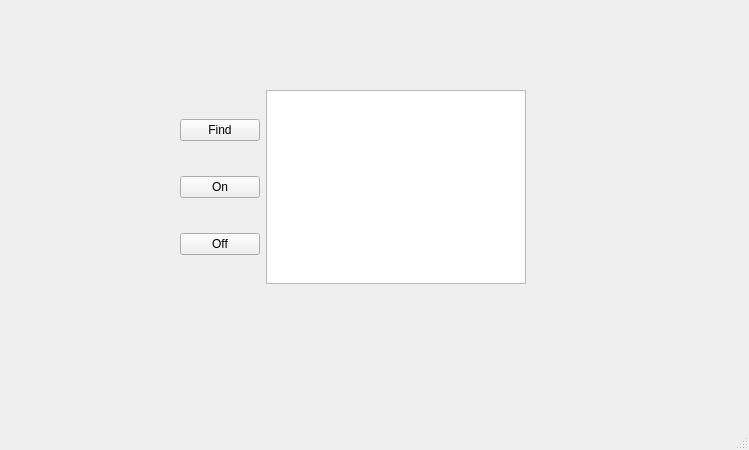
<?xml version="1.0" encoding="UTF-8"?>
<ui version="4.0">
 <class>MainWindow</class>
 <widget class="QMainWindow" name="MainWindow">
  <property name="geometry">
   <rect>
    <x>0</x>
    <y>0</y>
    <width>749</width>
    <height>450</height>
   </rect>
  </property>
  <property name="windowTitle">
   <string>MainWindow</string>
  </property>
  <widget class="QWidget" name="centralwidget">
   <widget class="QWidget" name="">
    <property name="geometry">
     <rect>
      <x>180</x>
      <y>90</y>
      <width>346</width>
      <height>194</height>
     </rect>
    </property>
    <layout class="QHBoxLayout" name="horizontalLayout">
     <item>
      <layout class="QVBoxLayout" name="verticalLayout">
       <item>
        <widget class="QPushButton" name="btn_find">
         <property name="text">
          <string>Find</string>
         </property>
        </widget>
       </item>
       <item>
        <widget class="QPushButton" name="btn_on">
         <property name="text">
          <string>On</string>
         </property>
        </widget>
       </item>
       <item>
        <widget class="QPushButton" name="btn_off">
         <property name="text">
          <string>Off</string>
         </property>
        </widget>
       </item>
      </layout>
     </item>
     <item>
      <widget class="QListWidget" name="listWidget"/>
     </item>
    </layout>
   </widget>
  </widget>
  <widget class="QMenuBar" name="menubar">
   <property name="geometry">
    <rect>
     <x>0</x>
     <y>0</y>
     <width>749</width>
     <height>20</height>
    </rect>
   </property>
  </widget>
  <widget class="QStatusBar" name="statusbar"/>
 </widget>
 <resources/>
 <connections/>
</ui>
